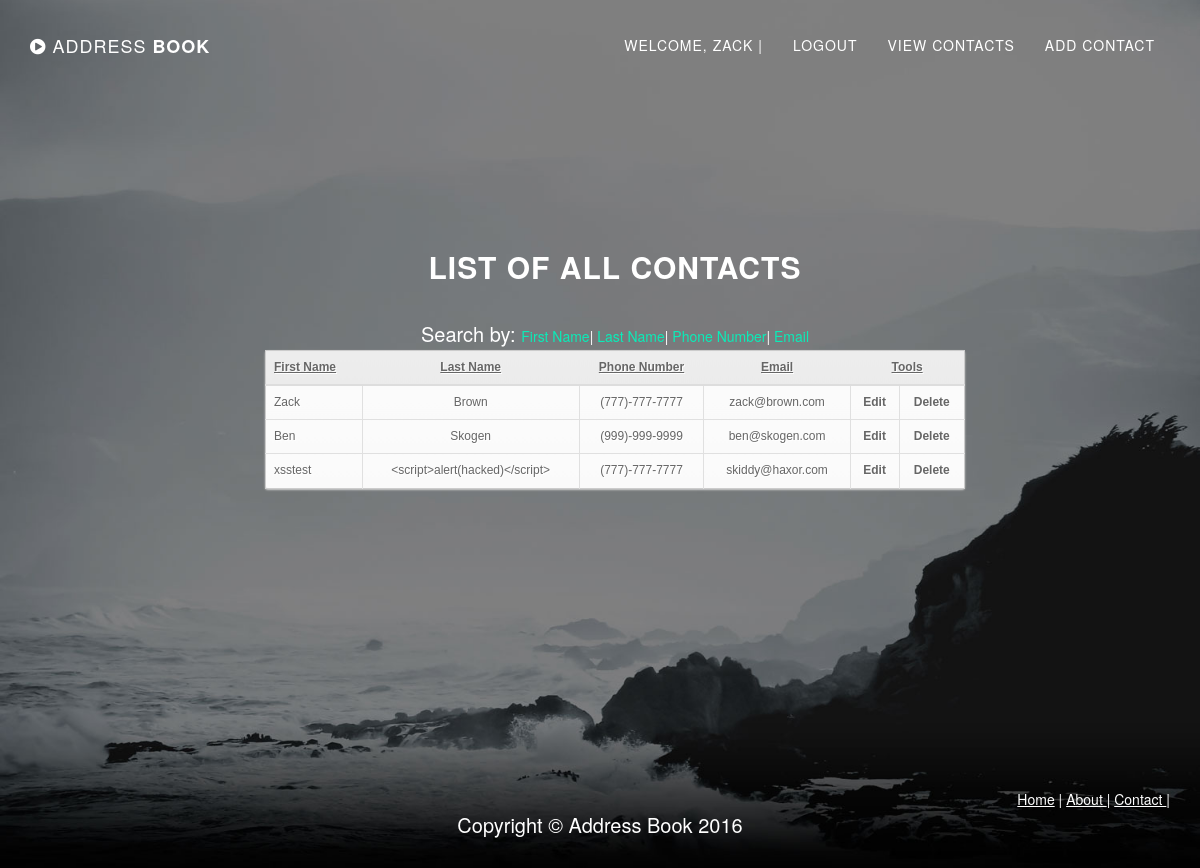
Before: /contacts/ (signed in) with the older database file.
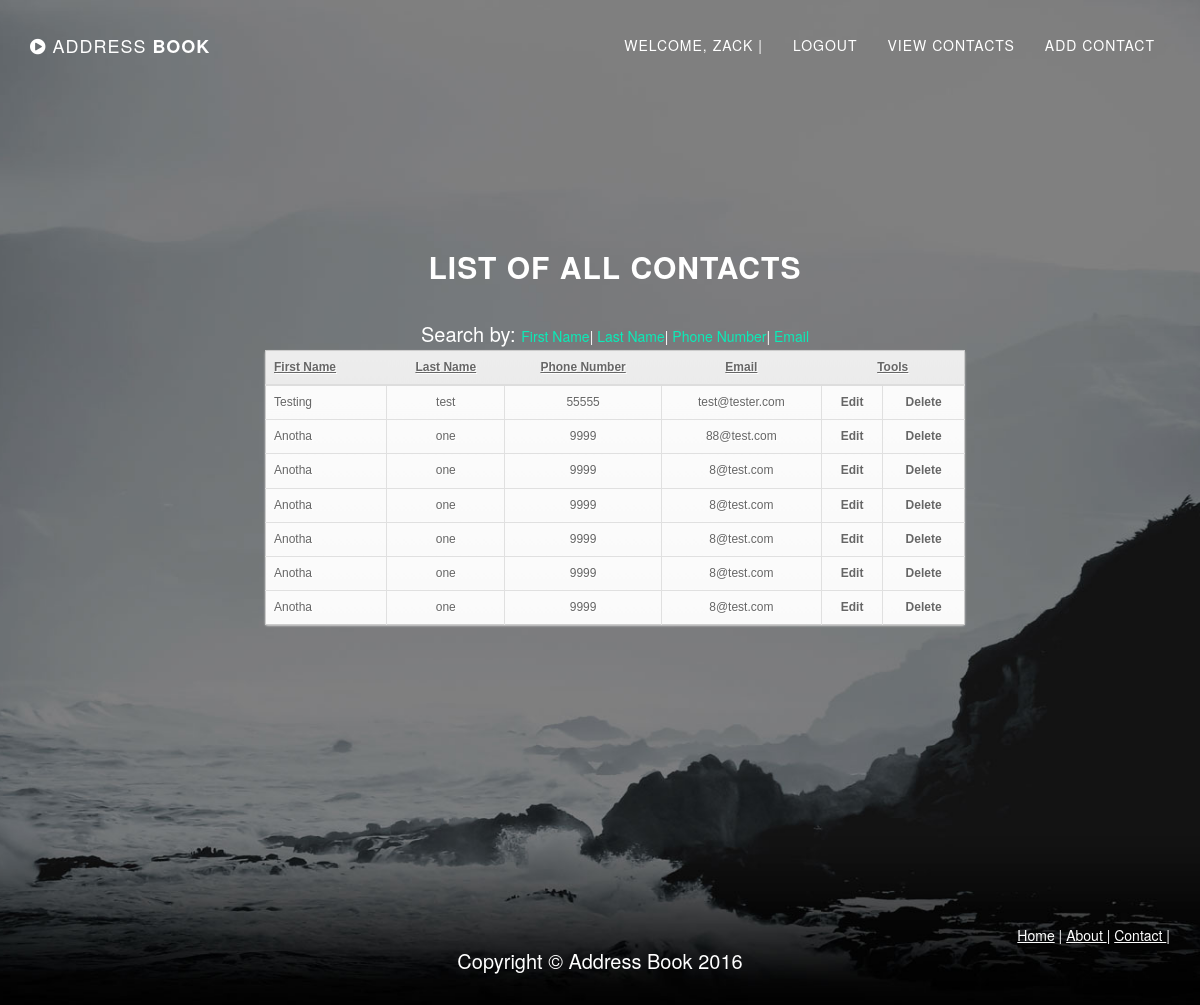
After: the same page with the newer database file.
### contacts/models.py (models this page shows, shortened)
class Contact(models.Model):
    first_name = models.CharField(max_length=50)
    last_name = models.CharField(max_length=50)
    phone = models.CharField(max_length=20)
    email = models.CharField(max_length=50)

### contacts/views.py (the view)
# urls.py: url(r'^contacts/', views.viewContacts, name='contacts'),
@login_required()
def viewContacts(request):
    cont = Contact.objects.all()
    context = {'title': 'List of all Contacts',
                'heading': "List of all Contacts",
                'contacts_list': cont,
               }
    return render(request, 'contacts/contacts.html', context)

### contacts/templates/contacts/contacts.html (shortened to what this page needs)
{% extends 'contacts/base.html' %}
{% load humanize %}
{% block content %}
    <section class="container content-section text-center">
        <h2>{{heading}}</h2>
        {% if contacts_list %}
        <div>
            <table class="table table-striped" style="width: 700px !important; margin: auto;">
                <p style="display:inline">Search by: </p><a href="/searchbyfname/">First Name</a> | <a href="/searchbylname/">Last Name</a> | <a href="/searchbypnumber/">Phone Number</a> | <a href="/searchbyemail/">Email</a>
                <thead>
                    <tr>
                        <th><a href="/contactsbyfname/">First Name</a></th>
                        <th><a href="/contactsbylname/">Last Name</a></th>
                        <th><a href="/contactsbypnumber/">Phone Number</a></th>
                        <th><a href="/contactsbyemail/">Email</a></th>
                        <th colspan="2">Tools</th>
                    </tr>
                </thead>
                <tbody>
                    {% for contact in contacts_list %}
                            <tr>
                                <td>{{ contact.first_name  }}</td>
                                <td>{{ contact.last_name }}</td>
                                <td>{{ contact.phone }}</td>
                                <td>{{ contact.email }}</td>
                                <td><a href="{% url 'contact' contact.id %}">Edit</a></td>
                                <td><a href="{% url 'delete' contact.id %}">Delete</a></td>
                            </tr>
                        {% endfor %}
                </tbody>
            </table>
        {% else %}
            <p><strong>No contacts are available.</strong></p>
        {% endif %}
        </div>
    </section>
{% endblock %}

### contacts/templates/contacts/base.html (shortened to what this page needs)
{% load staticfiles %}
<html lang="en">
<head>
    <link href="{% static 'contacts/css/bootstrap.min.css' %}" rel="stylesheet">
    <link href="{% static 'contacts/css/grayscale.css' %}" rel="stylesheet">
    <link href="{% static 'contacts/font-awesome/css/font-awesome.min.css' %}" rel="stylesheet" type="text/css">
</head>
{% include 'contacts/nav.html' %}
<body class="intro">
    <div class="content container">
        <div class="row">
            <div class="col-md-8">
            {% block content %}
            {% endblock %}
            </div>
        </div>
    </div>
</body>
{% include 'contacts/footer.html' %}
</html>

### contacts/templates/contacts/nav.html (shortened to what this page needs)
<div class= "navbar-wrapper">
    <div class="container">
        <nav class="navbar navbar-custom navbar-fixed-top" role="navigation">
            <div class="container">
                <div class="navbar-header">
                    <a class="navbar-brand page-scroll" href="/index/">
                        <i class="fa fa-play-circle"></i>  <span class="light">Address </span> Book
                    </a>
                </div>
                <div class="collapse navbar-collapse navbar-right navbar-main-collapse">
                    <ul class="nav navbar-nav">
                        {% if user.is_authenticated %}
                        <li>
                                <a class="page-scroll" >Welcome, {{ user.username}} |</a>
                        </li>
                        <li>
                            <a class ="page-scroll" href="{% url 'logout' %}">Logout</a>
                        </li>
                        {% else %}
                        <li>
                            <a class ="page-scroll" href="{% url 'login' %}">Login</a>
                        </li>
                        {% endif %}
                        <li>
                            <a class="page-scroll" href="/contacts/">View Contacts</a>
                        </li>
                        <li>
                            <a class="page-scroll" href="/addcontact/">Add Contact</a>
                        </li>
                    </ul>
                </div>
            </div>
        </nav>
    </div>
</div>

### contacts/templates/contacts/footer.html
    <footer>
        <div class="container content-section text-right">
            <a class="colorTag" href="/index/">Home</a> | <a class="colorTag" href="/about/">About </a>| <a class="colorTag" href="/contactus/">Contact </a>|
        </div>
        <div class="container text-center">
            <p>Copyright &copy; Address Book 2016</p>
        </div>
    </footer>

### contacts/static/contacts/css/grayscale.css (style rules this page uses)
body { width: 100%; height: 100%; font-family: Lora,"Helvetica Neue",Helvetica,Arial,sans-serif; color: #fff; background-color: #000; }
html { width: 100%; height: 100%; }
h1, h2, h3, h4, h5, h6 { margin: 0 0 35px; text-transform: uppercase; font-family: Montserrat,"Helvetica Neue",Helvetica,Arial,sans-serif; font-weight: 700; letter-spacing: 1px; }
p { margin: 0 0 25px; font-size: 18px; line-height: 1.5; }
@media (min-width:768px) { p { margin: 0 0 35px; font-size: 20px; line-height: 1.6; } }
a { color: #0aecb8; -webkit-transition: all .2s ease-in-out; -moz-transition: all .2s ease-in-out; transition: all .2s ease-in-out; }
.light { font-weight: 400; }
.colorTag { color: white; text-decoration:underline; }
.navbar-custom { margin-bottom: 0; border-bottom: 1px solid rgba(255,255,255,.3); text-transform: uppercase; font-family: Montserrat,"Helvetica Neue",Helvetica,Arial,sans-serif; background-color: #000; }
.navbar-custom .navbar-brand { font-weight: 700; }
.navbar-custom a { color: #fff; }
.navbar-custom .nav li a { -webkit-transition: background .3s ease-in-out; -moz-transition: background .3s ease-in-out; transition: background .3s ease-in-out; }
@media (min-width:768px) { .navbar-custom { padding: 20px 0; border-bottom: 0; letter-spacing: 1px; background: 0 0; -webkit-transition: background .5s ease-in-out,padding .5s ease-in-out; -moz-transition: background .5s ease-in-out,padding .5s ease-in-out; transition: background .5s ease-in-out,padding .5s ease-in-out; } }
.intro { display: table; width: 100%; height: auto; padding: 100px 0; text-align: center; color: #fff; background: url(../img/intro-bg.jpg) no-repeat bottom center scroll; background-color: #000; -webkit-background-size: cover; -moz-background-size: cover; background-size: cover; -o-background-size: cover; }
@media (min-width:768px) { .intro { height: 100%; padding: 0; } }
.content-section { padding-top: 100px; }
@media (min-width:767px) { .content-section { padding-top: 250px; } }
footer { padding: 50px 0; }
footer p { margin: 0; }
body { webkit-tap-highlight-color: rgba(255,255,255,.2); }
table a:link { color: #666; font-weight: bold; text-decoration:none; }
table { font-family:Arial, Helvetica, sans-serif; color:#666; font-size:12px; text-shadow: 1px 1px 0px #fff; background:#eaebec; margin:20px; border:#ccc 1px solid; -moz-border-radius:3px; -webkit-border-radius:3px; border-radius:3px; -moz-box-shadow: 0 1px 2px #d1d1d1; -webkit-box-shadow: 0 1px 2px #d1d1d1; box-shadow: 0 1px 2px #d1d1d1; }
table th { padding:21px 25px 22px 25px; border-top:1px solid #fafafa; border-bottom:1px solid #e0e0e0; text-decoration: underline; background: #ededed; background: -webkit-gradient(linear, left top, left bottom, from(#ededed), to(#ebebeb)); background: -moz-linear-gradient(top, #ededed, #ebebeb); text-align: center; }
table th:first-child { text-align: left; padding-left:20px; }
table tr:first-child th:first-child { -moz-border-radius-topleft:3px; -webkit-border-top-left-radius:3px; border-top-left-radius:3px; }
table tr:first-child th:last-child { -moz-border-radius-topright:3px; -webkit-border-top-right-radius:3px; border-top-right-radius:3px; }
table tr { text-align: center; padding-left:20px; }
table td:first-child { text-align: left; padding-left:20px; border-left: 0; }
table td { padding:18px; border-top: 1px solid #ffffff; border-bottom:1px solid #e0e0e0; border-left: 1px solid #e0e0e0; background: #fafafa; background: -webkit-gradient(linear, left top, left bottom, from(#fbfbfb), to(#fafafa)); background: -moz-linear-gradient(top, #fbfbfb, #fafafa); }
table tr:last-child td { border-bottom:0; }
table tr:last-child td:first-child { -moz-border-radius-bottomleft:3px; -webkit-border-bottom-left-radius:3px; border-bottom-left-radius:3px; }
table tr:last-child td:last-child { -moz-border-radius-bottomright:3px; -webkit-border-bottom-right-radius:3px; border-bottom-right-radius:3px; }

Changed rows visible on the page:
removed Contact: first_name "Zack", last_name "Brown", phone "(777)-777-7777", email "zack@brown.com"
removed Contact: first_name "Ben", last_name "Skogen", phone "(999)-999-9999", email "ben@skogen.com"
removed Contact: first_name "xsstest", last_name "<script>alert(hacked)</script>", phone "(777)-777-7777", email "skiddy@haxor.com"
added Contact: first_name "Testing", last_name "test", phone "55555", email "test@tester.com"
added Contact: first_name "Anotha", last_name "one", phone "9999", email "88@test.com"
added Contact: first_name "Anotha", last_name "one", phone "9999", email "8@test.com"
added Contact: first_name "Anotha", last_name "one", phone "9999", email "8@test.com"
added Contact: first_name "Anotha", last_name "one", phone "9999", email "8@test.com"
added Contact: first_name "Anotha", last_name "one", phone "9999", email "8@test.com"
added Contact: first_name "Anotha", last_name "one", phone "9999", email "8@test.com"
